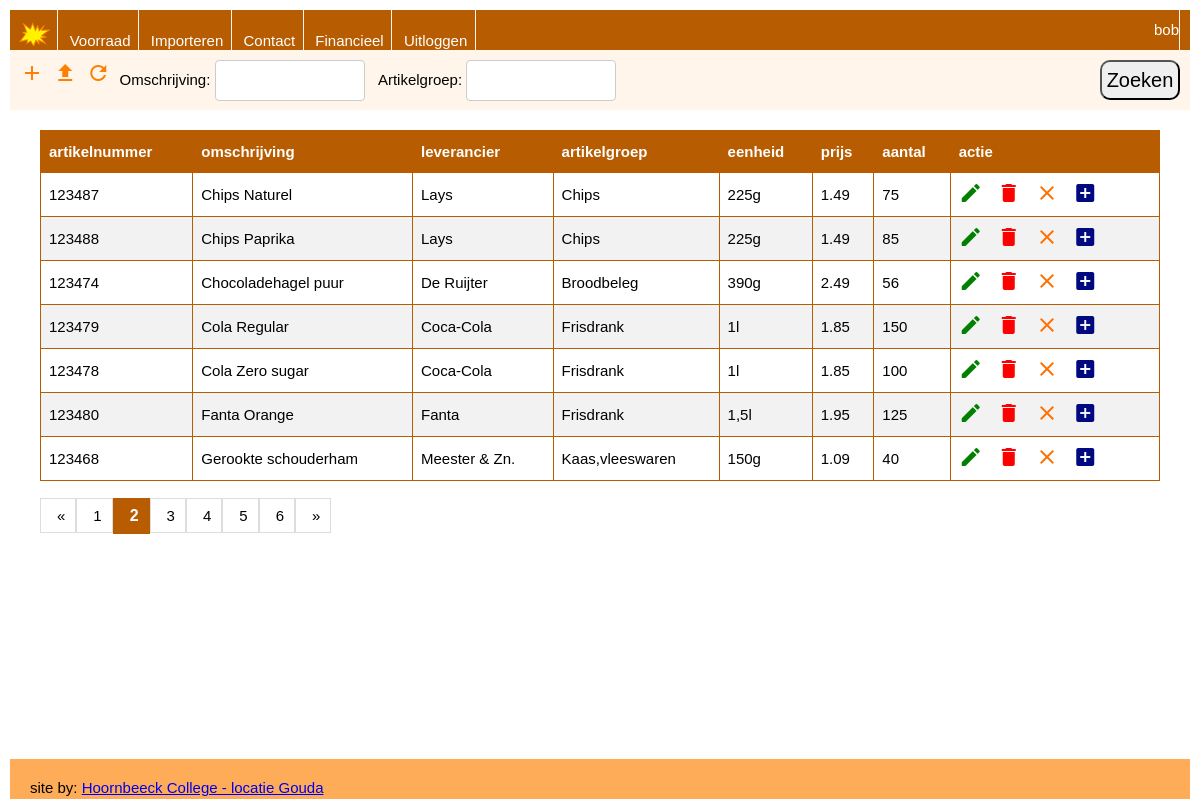
Page /voorraad.php?page=2 (signed in) on the committed database.
### tables this page shows
CREATE TABLE `product` (
  `id` int(11) NOT NULL AUTO_INCREMENT,
  `artikelnummer` int(11) NOT NULL,
  `omschrijving` varchar(50) NOT NULL,
  `leverancier` varchar(50) NOT NULL,
  `artikelgroep` varchar(50) NOT NULL,
  `eenheid` varchar(10) NOT NULL,
  `prijs` decimal(5,2) NOT NULL,
  `aantal` int(11) NOT NULL,
  `create_time` timestamp NULL DEFAULT CURRENT_TIMESTAMP,
  `update_time` timestamp NULL DEFAULT CURRENT_TIMESTAMP ON UPDATE CURRENT_TIMESTAMP,
  PRIMARY KEY (`id`),
  UNIQUE KEY `artikelnummer_UNIQUE` (`artikelnummer`)
);

### voorraad.php (the view, shortened to what this page needs)
<?php
include 'inc/header.php';
echo '<header class="head">';
$omschrijving = $_SESSION['omschrijving_voorraad'];
$artikelgroep = $_SESSION['artikelgroep_voorraad'];
?>
<form method="POST" id="magazijn_zoekopdrachten_form">
<a href='product_new.php' class='btn-new'><i class='material-icons md-24'>add</i></a>
<a href='voorraad_import.php' class='btn-new'><i class='material-icons md-24'>file_upload</i></a>
<a href='minimum.php' class='btn-new'><i class='material-icons md-24'>refresh</i></a>
    Omschrijving: <input type="text" name="omschrijving" id="inp_voorraad_zoeken" value="<?php echo ($omschrijving) ?>">
    Artikelgroep: <input type="text" name="artikelgroep" id="inp_voorraad_zoeken" value="<?php echo ($artikelgroep) ?>">
    <button id="zoekbutton_magazijn" type="submit" name="submit" value="Zoeken ">Zoeken</button>
    <?php
    echo '</header>';
    echo '<main class="main-content">';
    ?>
    <table id="voorraad">
        <?php
if($_SESSION['rol'] != 'kassiere'){?>
    <th>artikelnummer</th>
    <th>omschrijving</th>
    <th>leverancier</th>
    <th>artikelgroep</th>
    <th>eenheid</th>
    <th>prijs</th>
    <th>aantal</th>
    <th>actie</th>
    <?php
}
        ?>
        <?php
        if (isset($_GET["page"])) {
            $page = $_GET["page"];
        } else {
            $page = 1;
        }
        $start_from = ($page - 1) * RECORDS_PER_PAGE;
        $query = "SELECT id, artikelnummer, omschrijving, leverancier, artikelgroep, eenheid, prijs, aantal FROM product
        WHERE (omschrijving LIKE '%$omschrijving%' OR '$omschrijving' = '') AND (artikelgroep LIKE '%$artikelgroep%' OR '$artikelgroep' = '')
        ORDER BY omschrijving, artikelgroep, artikelnummer
        LIMIT " . $start_from . "," . RECORDS_PER_PAGE . ";";
        $result = mysqli_query($dbconn, $query);
        $aantal = mysqli_num_rows($result);
        $contentTable = "";
        if ($aantal > 0) {
            while ($row = mysqli_fetch_array($result)) {
                if($_SESSION['rol'] != 'kassiere'){
                    $contentTable .= "<tr>
                            <td>" . $row['artikelnummer'] . "</td>
                            <td>" . $row['omschrijving'] . "</td>
                            <td>" . $row['leverancier'] . "</td>
                            <td>" . $row['artikelgroep'] . "</td>
                            <td>" . $row['eenheid'] . "</td>
                            <td>" . $row['prijs'] . "</td>
                            <td>" . $row['aantal'] . "</td>
                            <td>
                                <a href='product_edit.php?id={$row['id']}' class='btn-edit'><i class='material-icons md-24'>edit</i></a>
                                <a href='product_delete.php?id={$row['id']}' class='btn-delete'><i class='material-icons md-24'>delete</i></a>
                                <a href='product_afschrijven.php?id={$row['id']}' class='btn-afschrijf'><i class='material-icons md-24'>close</i></a>
                                <a href='product_bestel.php?id={$row['id']}' class='btn-bestel'><i class='material-icons md-24'>add_box</i></a>
                            </td>
                            </tr>";
                }
                }
        } else {
            $contentTable = '<tr>
                        <td colspan="9">Geen gegevens om op te halen...</td>
                    </tr>';
        }
        $contentTable .= '</table><br>';
        echo $contentTable;
        include_once 'inc/paginering.php';
        echo '</main>';
        include("inc/footer.php");
        ?>

### css/nav.css (style rules this page uses)
:root { --primary0: rgba(183, 92, 0, 1); --primary1: rgba(254, 128, 0, 1); --primary2: rgba(255, 172, 88, 1); --primary3: rgba(255, 245, 235, 1); --primary4: rgba(255, 255, 255, 1); --hover: rgba(255, 245, 235, 1); }
body { margin: 0; padding: 0; font-size: 15px; font-family: heebo, verdana, sans-serif; background-color: var(--primary4); }

### css/style.css (style rules this page uses)
:root { --primary0: rgba(183, 92, 0, 1); --primary1: rgba(254, 128, 0, 1); --primary2: rgba(255, 172, 88, 1); --primary3: rgba(255, 245, 235, 1); --primary4: rgba(255, 255, 255, 1); --hover: rgba(255, 245, 235, 1); }
* { box-sizing: border-box; margin: 0; padding: 0; }
body { margin: 10px; }
.head { background-color: var(--primary3); padding: 10px; grid-area: head; display: flex; flex-direction: column; }
.main-content { background-color: var(--primary4); padding: 20px; grid-area: main; height: 100%; }
input[type=text], input[type=password] { width: 70%; padding: 12px; border: 1px solid #ccc; border-radius: 4px; resize: vertical; }
#voorraad { border-collapse: collapse; width: 100%; }
#voorraad td, #voorraad th { border: 1px solid var(--primary0); padding: 8px; }
#voorraad tr:nth-child(even) { background-color: #f2f2f2; }
#voorraad th { padding-top: 12px; padding-bottom: 12px; text-align: left; background-color: var(--primary0); color: white; }
.main-content a { padding-right: 10px; }
.btn-edit { color: green; }
.btn-delete { color: red; }
.btn-bestel { color: rgb(0, 9, 128); }
.btn-afschrijf { color: rgb(255, 111, 0); }
.btn-new { margin-top: 6px; margin-right: 5px; color: var(--primary1); }
.material-icons.md-24 { font-size: 24px; }
#inp_voorraad_zoeken { width: 150px; margin-right: 10px; }
#zoekbutton_magazijn { position: relative; font-size: 20px; width: 80px; height: 40px; border-radius: 10px; float: right; bottom: 0px; }

### rows in the picture
product: artikelnummer "123487", omschrijving "Chips Naturel", leverancier "Lays", artikelgroep "Chips", eenheid "225g", prijs "1.49", aantal "75"
product: artikelnummer "123488", omschrijving "Chips Paprika", leverancier "Lays", artikelgroep "Chips", eenheid "225g", prijs "1.49", aantal "85"
product: artikelnummer "123474", omschrijving "Chocoladehagel puur", leverancier "De Ruijter", artikelgroep "Broodbeleg", eenheid "390g", prijs "2.49", aantal "56"
product: artikelnummer "123479", omschrijving "Cola Regular", leverancier "Coca-Cola", artikelgroep "Frisdrank", eenheid "1l", prijs "1.85", aantal "150"
product: artikelnummer "123478", omschrijving "Cola Zero sugar", leverancier "Coca-Cola", artikelgroep "Frisdrank", eenheid "1l", prijs "1.85", aantal "100"
product: artikelnummer "123480", omschrijving "Fanta Orange", leverancier "Fanta", artikelgroep "Frisdrank", eenheid "1,5l", prijs "1.95", aantal "125"
product: artikelnummer "123468", omschrijving "Gerookte schouderham", leverancier "Meester & Zn.", artikelgroep "Kaas,vleeswaren", eenheid "150g", prijs "1.09", aantal "40"

### other values in the picture
$inlognaam "bob"
$arContactgegevens['developer'] "Hoornbeeck College - locatie Gouda"
